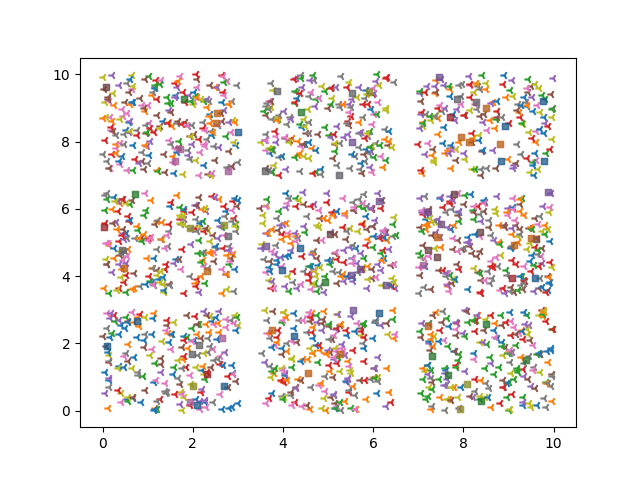

Write Python code to recreate this figure.
import numpy as np
import matplotlib.pyplot as plt
import csv


np.random.seed(25565)
total_samplenum=0
total_testnum=0
sample=np.random.rand(2000,2)*10
features=np.zeros([2000,2])
tag=np.zeros(2000)
#num=len(sample)
test=np.random.rand(100,2)*10
test_features=np.zeros([100,2])
test_tag=np.zeros(100)
noise=np.random.rand(1000,2)*10
noise_features=np.zeros([1000,2])
noise_tag=np.random.randint(1,10,2000)
noise_num=len(noise)
default_color= ['#1f77b4', '#ff7f0e', '#2ca02c', '#d62728', '#9467bd', '#8c564b', '#e377c2', '#7f7f7f', '#bcbd22', '#17becf']
data_row:list=[]

file=open('data.csv','w')
writer=csv.writer(file)

def prior_probability(ntag:int,record:bool=True)->float:
    ntag_num=0
    for i in range(0,len(sample)):
        if tag[i]==ntag:
            ntag_num+=1
    for k in range(0,len(noise)):
        if noise_tag[k]==ntag:
            ntag_num+=1
    result=ntag_num/(total_samplenum+noise_num)
    if record:
        data_row.append(result)
    return result

def conditional_probability(conclusion:int,condition:int,seq:int)->float:
    Ixy:int=0
    Iy=prior_probability(conclusion,False)*(total_samplenum+noise_num)
    #print(Iy)

    for k in range(0,len(sample)):
        if features[k][seq]==condition and tag[k]==conclusion:
            Ixy+=1
    for k in range(0,len(noise)):
        if noise_features[k][seq]==condition and noise_tag[k]==conclusion:
            Ixy+=1
    result=Ixy/Iy
    data_row.append(result)
    return result

def united_probability(x_features:np.array,conclusion:int):
    result=conditional_probability(conclusion,x_features[0],0)*\
           conditional_probability(conclusion,x_features[1],1)*prior_probability(conclusion)
    data_row.append(result)
    return result

def bayes_arg_max(x_features:np.array):
    max_probability:float=0
    max_conclusion:int=0
    for k in range(1,10):
        p=united_probability(x_features,k)
        if p>max_probability:
            max_probability=p
            max_conclusion=k

    data_row.append(max_conclusion)
    data_row.append(max_probability)
    writer.writerow(data_row)
    data_row.clear()
    return max_conclusion
i=0
while i <len(sample):
    if((sample[i][0]>=3 and sample[i][0]<=3.5) or (sample[i][0]>=6.5 and sample[i][0]<=7)
     or (sample[i][1]>=3 and sample[i][1]<=3.5) or (sample[i][1]>=6.5 and sample[i][1]<=7)):
        sample=np.delete(sample,i,0)
        tag=np.delete(tag,i,0)
        features=np.delete(features,i,0)
        #num-=1
        continue
    if(sample[i][0]>=0 and sample[i][0]<=3 and sample[i][1]>=0 and sample[i][1]<=3):
        features[i]=np.array([1,1])
        tag[i]=1
        plt.scatter(sample[i][0],sample[i][1],marker='3',c=default_color[0])
    elif(sample[i][0]>=3.5 and sample[i][0]<=6.5 and sample[i][1]>=0 and sample[i][1]<=3):
        features[i]=np.array([2,1])
        tag[i]=2
        plt.scatter(sample[i][0],sample[i][1],marker='3',c=default_color[1])
    elif(sample[i][0]>=7 and sample[i][0]<=10 and sample[i][1]>=0 and sample[i][1]<=3):
        features[i]=np.array([3,1])
        tag[i]=3
        plt.scatter(sample[i][0],sample[i][1],marker='3',c=default_color[2])
    elif(sample[i][0]>=0 and sample[i][0]<=3 and sample[i][1]>=3.5 and sample[i][1]<=6.5):
        features[i]=np.array([1,2])
        tag[i]=4
        plt.scatter(sample[i][0],sample[i][1],marker='3',c=default_color[3])
    elif(sample[i][0]>=3.5 and sample[i][0]<=6.5 and sample[i][1]>=3.5 and sample[i][1]<=6.5):
        features[i]=np.array([2,2])
        tag[i]=5
        plt.scatter(sample[i][0],sample[i][1],marker='3',c=default_color[4])
    elif(sample[i][0]>=7 and sample[i][0]<=10 and sample[i][1]>=3.5 and sample[i][1]<=6.5):
        features[i]=np.array([3,2])
        tag[i]=6
        plt.scatter(sample[i][0],sample[i][1],marker='3',c=default_color[5])
    elif(sample[i][0]>=0 and sample[i][0]<=3 and sample[i][1]>=7 and sample[i][1]<=10):
        features[i]=np.array([1,3])
        tag[i]=7
        plt.scatter(sample[i][0],sample[i][1],marker='3',c=default_color[6])
    elif(sample[i][0]>=3.5 and sample[i][0]<=6.5 and sample[i][1]>=7 and sample[i][1]<=10):
        features[i]=np.array([2,3])
        tag[i]=8
        plt.scatter(sample[i][0],sample[i][1],marker='3',c=default_color[7])
    elif(sample[i][0]>=7 and sample[i][0]<=10 and sample[i][1]>=7 and sample[i][1]<=10):
        features[i]=np.array([3,3])
        tag[i]=9
        plt.scatter(sample[i][0],sample[i][1],marker='3',c=default_color[8])
    total_samplenum+=1
    i+=1

i=0
while i <len(test):
    if((test[i][0]>=3 and test[i][0]<=3.5) or (test[i][0]>=6.5 and test[i][0]<=7)
     or (test[i][1]>=3 and test[i][1]<=3.5) or (test[i][1]>=6.5 and test[i][1]<=7)):
        test=np.delete(test,i,0)
        test_features=np.delete(test_features,i,0)
        test_tag=np.delete(test_tag,i,0)
        continue
    if(test[i][0]>=0 and test[i][0]<=3 and test[i][1]>=0 and test[i][1]<=3):
        test_features[i]=np.array([1,1])
        test_tag[i]=1
        #plt.scatter(test[i][0],test[i][1],marker='s',c='#1f1e33',s=15,alpha=0.5)
    elif(test[i][0]>=3.5 and test[i][0]<=6.5 and test[i][1]>=0 and test[i][1]<=3):
        test_features[i]=np.array([2,1])
        test_tag[i]=2
        #plt.scatter(test[i][0],test[i][1],marker='s',c='#1f1e33',s=15,alpha=0.5)
    elif(test[i][0]>=7 and test[i][0]<=10 and test[i][1]>=0 and test[i][1]<=3):
        test_features[i]=np.array([3,1])
        test_tag[i]=3
        #plt.scatter(test[i][0],test[i][1],marker='s',c='#1f1e33',s=15,alpha=0.5)
    elif(test[i][0]>=0 and test[i][0]<=3 and test[i][1]>=3.5 and test[i][1]<=6.5):
        test_features[i]=np.array([1,2])
        test_tag[i]=4
        #plt.scatter(test[i][0],test[i][1],marker='s',c='#1f1e33',s=15,alpha=0.5)
    elif(test[i][0]>=3.5 and test[i][0]<=6.5 and test[i][1]>=3.5 and test[i][1]<=6.5):
        test_features[i]=np.array([2,2])
        test_tag[i]=5
        #plt.scatter(test[i][0],test[i][1],marker='s',c='#1f1e33',s=15,alpha=0.5)
    elif(test[i][0]>=7 and test[i][0]<=10 and test[i][1]>=3.5 and test[i][1]<=6.5):
        test_features[i]=np.array([3,2])
        test_tag[i]=6
        #plt.scatter(test[i][0],test[i][1],marker='s',c='#1f1e33',s=15,alpha=0.5)
    elif(test[i][0]>=0 and test[i][0]<=3 and test[i][1]>=7 and test[i][1]<=10):
        test_features[i]=np.array([1,3])
        test_tag[i]=7
        #plt.scatter(test[i][0],test[i][1],marker='s',c='#1f1e33',s=15,alpha=0.5)
    elif(test[i][0]>=3.5 and test[i][0]<=6.5 and test[i][1]>=7 and test[i][1]<=10):
        test_features[i]=np.array([2,3])
        test_tag[i]=8
        #plt.scatter(test[i][0],test[i][1],marker='s',c='#1f1e33',s=15,alpha=0.5)
    elif(test[i][0]>=7 and test[i][0]<=10 and test[i][1]>=7 and test[i][1]<=10):
        test_features[i]=np.array([3,3])
        test_tag[i]=9
        #plt.scatter(test[i][0],test[i][1],marker='s',c='#1f1e33',s=15,alpha=0.5)
    total_testnum+=1
    i+=1

i=0
while i <len(noise):
    if((noise[i][0]>=3 and noise[i][0]<=3.5) or (noise[i][0]>=6.5 and noise[i][0]<=7)
     or (noise[i][1]>=3 and noise[i][1]<=3.5) or (noise[i][1]>=6.5 and noise[i][1]<=7)):
        noise=np.delete(noise,i,0)
        noise_tag=np.delete(noise_tag,i,0)
        noise_features=np.delete(noise_features,i,0)
        noise_num-=1
        continue
    else:
        plt.scatter(noise[i][0],noise[i][1],marker='3',c=default_color[int(noise_tag[i])-1])
        noise_features[i]=np.array([int(noise[i][0]/3.5)+1,int(noise[i][1]/3.5)+1])
    i+=1


correct=0
for k in range(0,len(test)):
    pred=bayes_arg_max(test_features[k])
    plt.scatter(test[k][0], test[k][1], marker='s', c=default_color[pred-1], s=15, alpha=0.5)
    if pred==test_tag[k]:
        correct+=1
plt.show()
print("acc is "+str(correct/len(test)))
print("total sample number: "+str(total_samplenum))
print("total test number: "+str(total_testnum))
print("total noise number: "+str(noise_num))
file.close()
